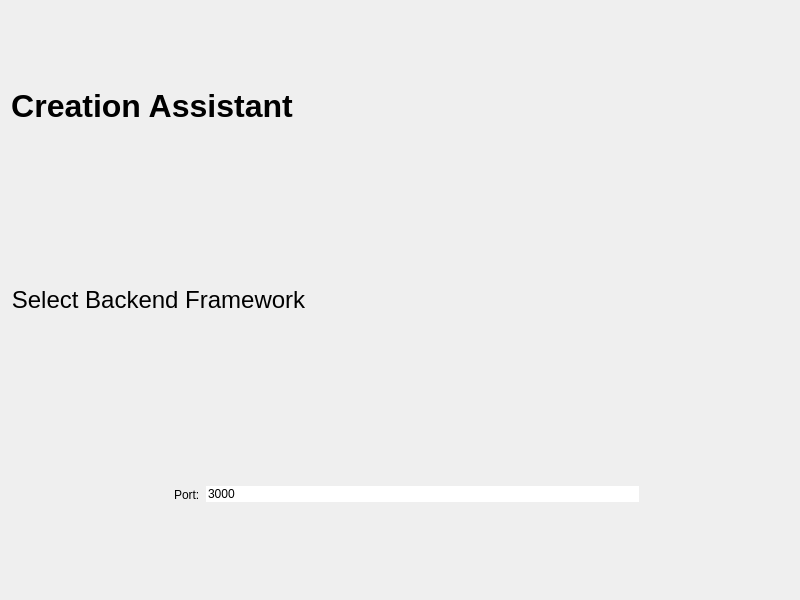
<?xml version="1.0" encoding="UTF-8"?>
<ui version="4.0">
 <class>BackendAssistant</class>
 <widget class="QDialog" name="BackendAssistant">
  <property name="geometry">
   <rect>
    <x>0</x>
    <y>0</y>
    <width>800</width>
    <height>600</height>
   </rect>
  </property>
  <property name="windowTitle">
   <string>RapidWebForge</string>
  </property>
  <layout class="QVBoxLayout" name="verticalLayout">
   <item>
    <widget class="QLabel" name="titleLabel">
     <property name="sizePolicy">
      <sizepolicy hsizetype="Fixed" vsizetype="Preferred">
       <horstretch>0</horstretch>
       <verstretch>0</verstretch>
      </sizepolicy>
     </property>
     <property name="font">
      <font>
       <pointsize>24</pointsize>
       <bold>true</bold>
      </font>
     </property>
     <property name="text">
      <string>Creation Assistant</string>
     </property>
     <property name="alignment">
      <set>Qt::AlignmentFlag::AlignCenter</set>
     </property>
    </widget>
   </item>
   <item>
    <widget class="QLabel" name="subTitleLabel">
     <property name="sizePolicy">
      <sizepolicy hsizetype="Fixed" vsizetype="Preferred">
       <horstretch>0</horstretch>
       <verstretch>0</verstretch>
      </sizepolicy>
     </property>
     <property name="font">
      <font>
       <pointsize>18</pointsize>
      </font>
     </property>
     <property name="text">
      <string>Select Backend Framework</string>
     </property>
     <property name="alignment">
      <set>Qt::AlignmentFlag::AlignCenter</set>
     </property>
    </widget>
   </item>
   <item>
    <widget class="QGroupBox" name="formGroupBox">
     <property name="styleSheet">
      <string notr="true">border: none;</string>
     </property>
     <property name="title">
      <string/>
     </property>
     <layout class="QHBoxLayout" name="horizontalLayout">
      <property name="leftMargin">
       <number>150</number>
      </property>
      <property name="topMargin">
       <number>0</number>
      </property>
      <property name="rightMargin">
       <number>150</number>
      </property>
      <property name="bottomMargin">
       <number>0</number>
      </property>
      <item>
       <widget class="QLabel" name="logoLabel">
        <property name="pixmap">
         <pixmap resource="../../resources/resources.qrc">:/images/Back.png</pixmap>
        </property>
        <property name="alignment">
         <set>Qt::AlignmentFlag::AlignCenter</set>
        </property>
       </widget>
      </item>
      <item>
       <widget class="QLabel" name="portLabel">
        <property name="text">
         <string>Port:</string>
        </property>
       </widget>
      </item>
      <item>
       <widget class="QLineEdit" name="portLineEdit">
        <property name="text">
         <string>3000</string>
        </property>
       </widget>
      </item>
     </layout>
    </widget>
   </item>
  </layout>
 </widget>
 <resources>
  <include location="../../resources/resources.qrc"/>
 </resources>
 <connections/>
</ui>
